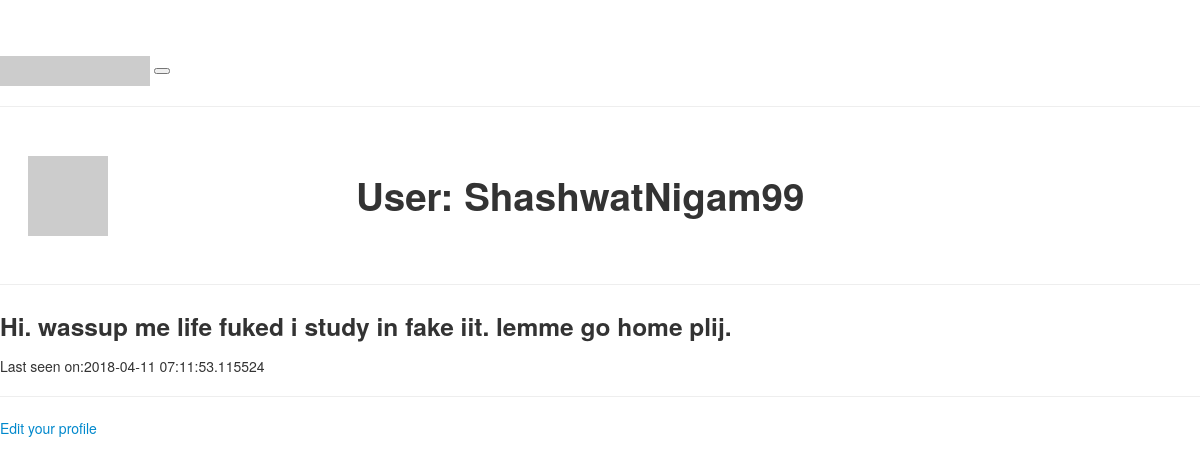
The app's page /user/ShashwatNigam99 (signed in), older data.
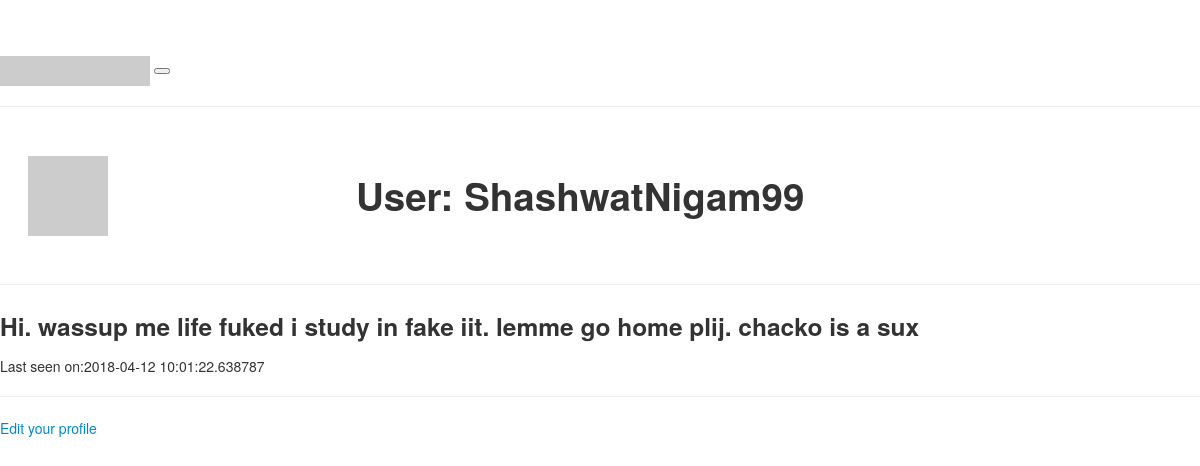
The same page, newer data.
### app/models.py (models this page shows, shortened)
class User(UserMixin, db.Model):
    id = db.Column(db.Integer, primary_key=True)
    name = db.Column(db.String(64), nullable=False)
    username = db.Column(db.String(64), index=True,
                         unique=True, nullable=False)
    password_hash = db.Column(db.String(128), nullable=False)
    email = db.Column(db.String(150), index=True, unique=True, nullable=False)
    about_me = db.Column(db.String(150))
    last_seen = db.Column(db.DateTime, default=datetime.utcnow)
    def avatar(self, size):
        digest = md5(self.email.lower().encode('utf-8')).hexdigest()
        return 'https://www.gravatar.com/avatar/{}?d=identicon&s={}'.format(digest, size)

### app/routes.py (the view)
@app.route('/user/<username>')
@login_required
def user(username):
    user = User.query.filter_by(username=username).first_or_404()
    return render_template('user.html', user=user)

### app/models.py (called while the page is built)
@login.user_loader
def load_user(id):
    return User.query.get(int(id))

### app/routes.py (called while the page is built)
@app.before_request
def before_request():
    if current_user.is_authenticated:
        current_user.last_seen = datetime.utcnow()
        db.session.commit()

### app/templates/user.html
{% extends "base.html" %}
{% block content %}
<div class="flex-container">
  <div class="flex-row-item-img">
    <img class="profile-pic" src= "{{ user.avatar(128) }}">
  </div>
  <div class="flex-row-item-txt">
    <h1>User: {{ user.username }}</h1>
  </div>
</div>
  <hr>
{% if user.about_me %}<p><h3>{{ user.about_me }}</h3></p>{% endif %}
{% if user.last_seen %}<p>Last seen on:{{ user.last_seen }}</p>{%endif%}
<hr>
{% if user ==current_user %}
<p><a href="{{ url_for('edit_profile')}}"> Edit your profile</a></p>
{% endif %}
{% endblock %}

### app/templates/base.html (shortened to what this page needs)
<!DOCTYPE html>
<html lang="en">
  <head>
    <link href="/static/css/bootstrap.min.css" rel="stylesheet" media="screen">
    <link href="/static/css/bootstrap-responsive.min.css" rel="stylesheet">
    <link href="/static/css/style.css" rel="stylesheet">
    <link href="/static/css/logo-nav.css" rel="stylesheet">
  </head>
  <body>
    <nav class="navbar navbar-expand-lg navbar-dark bg-dark fixed-top">
      <div class="container">
        <a class="navbar-brand" href="#">
          <img src="http://placehold.it/300x60?text=Logo" width="150" height="30" alt="">
        </a>
        <button class="navbar-toggler" type="button" data-toggle="collapse" data-target="#navbarResponsive" aria-controls="navbarResponsive" aria-expanded="false" aria-label="Toggle navigation">
        </button>
      </div>
</nav>
    <hr>
    {% block content %}{% endblock %}
  </body>
</html>

### app/static/css/style.css (style rules this page uses)
.flex-container { display:flex; align-items: center; }
.flex-row-item-img { align-content: center; padding : 1em; margin: 1em; flex:1; }
.flex-row-item-txt { align-content: center; padding : 1em; margin: 1em; flex:3; }

### app/static/css/logo-nav.css (style rules this page uses)
body { padding-top: 54px; }
@media (min-width: 992px) { body { padding-top: 56px; } }

Row changes from the older to the newer data that the page shows:
changed User "ShashwatNigam99": about_me "Hi. wassup me life fuked i study in fake iit. lemme go home plij." → "Hi. wassup me life fuked i study in fake iit. lemme go home plij. chacko is a sux"; last_seen "2018-04-11 07:11:53.115524" → "2018-04-12 10:01:22.638787"
